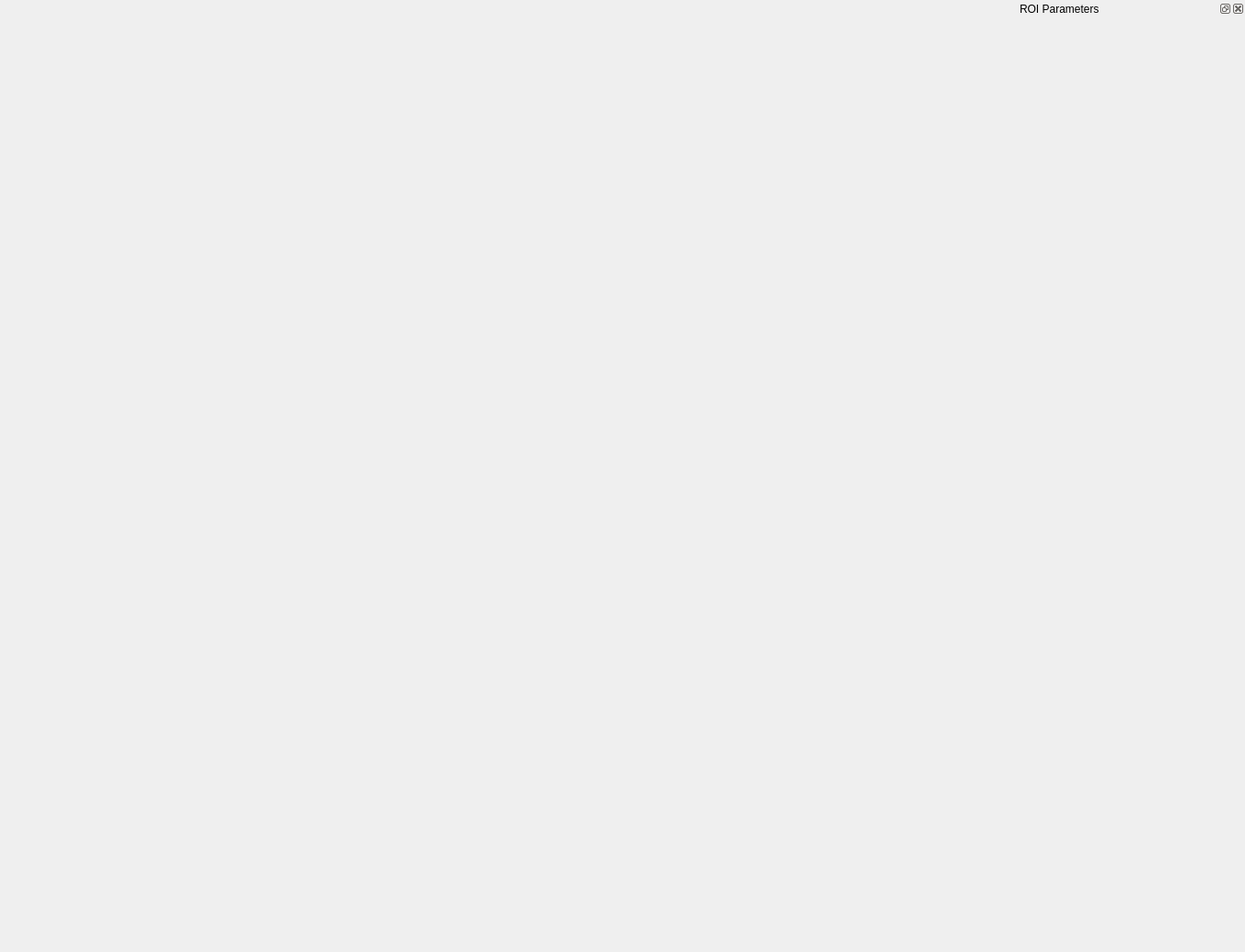
<?xml version="1.0" encoding="UTF-8"?>
<ui version="4.0">
 <class>roiToolMainWindow</class>
 <widget class="QMainWindow" name="roiToolMainWindow">
  <property name="geometry">
   <rect>
    <x>0</x>
    <y>0</y>
    <width>1359</width>
    <height>1039</height>
   </rect>
  </property>
  <property name="windowTitle">
   <string>JuneUIWnd</string>
  </property>
  <widget class="QWidget" name="centralWidget">
   <layout class="QHBoxLayout" name="horizontalLayout_2">
    <property name="leftMargin">
     <number>2</number>
    </property>
    <property name="topMargin">
     <number>2</number>
    </property>
    <property name="rightMargin">
     <number>6</number>
    </property>
    <property name="bottomMargin">
     <number>2</number>
    </property>
    <item>
     <widget class="QStackedWidget" name="toolStacks">
      <property name="currentIndex">
       <number>1</number>
      </property>
      <widget class="QWidget" name="startPage">
       <layout class="QHBoxLayout" name="horizontalLayout">
        <item>
         <widget class="QWidget" name="widget" native="true">
          <property name="sizePolicy">
           <sizepolicy hsizetype="Fixed" vsizetype="Fixed">
            <horstretch>0</horstretch>
            <verstretch>0</verstretch>
           </sizepolicy>
          </property>
          <property name="minimumSize">
           <size>
            <width>200</width>
            <height>400</height>
           </size>
          </property>
          <layout class="QVBoxLayout" name="verticalLayout">
           <item>
            <widget class="QPushButton" name="fullImageToolButt">
             <property name="sizePolicy">
              <sizepolicy hsizetype="Preferred" vsizetype="Preferred">
               <horstretch>0</horstretch>
               <verstretch>0</verstretch>
              </sizepolicy>
             </property>
             <property name="text">
              <string>Full Image ROI Tool</string>
             </property>
             <property name="icon">
              <iconset resource="roitools.qrc">
               <normaloff>:/roiTools/Resources/full.png</normaloff>:/roiTools/Resources/full.png</iconset>
             </property>
             <property name="iconSize">
              <size>
               <width>24</width>
               <height>24</height>
              </size>
             </property>
            </widget>
           </item>
           <item>
            <widget class="QPushButton" name="waveToolButt">
             <property name="sizePolicy">
              <sizepolicy hsizetype="Preferred" vsizetype="Preferred">
               <horstretch>0</horstretch>
               <verstretch>0</verstretch>
              </sizepolicy>
             </property>
             <property name="text">
              <string>Wave Image ROI Tool</string>
             </property>
             <property name="icon">
              <iconset resource="roitools.qrc">
               <normaloff>:/roiTools/Resources/wave.png</normaloff>:/roiTools/Resources/wave.png</iconset>
             </property>
             <property name="iconSize">
              <size>
               <width>24</width>
               <height>24</height>
              </size>
             </property>
            </widget>
           </item>
           <item>
            <widget class="QPushButton" name="stripsToolButt">
             <property name="sizePolicy">
              <sizepolicy hsizetype="Preferred" vsizetype="Preferred">
               <horstretch>0</horstretch>
               <verstretch>0</verstretch>
              </sizepolicy>
             </property>
             <property name="text">
              <string>Striips ROI Tool</string>
             </property>
             <property name="icon">
              <iconset resource="roitools.qrc">
               <normaloff>:/roiTools/Resources/strips.png</normaloff>:/roiTools/Resources/strips.png</iconset>
             </property>
             <property name="iconSize">
              <size>
               <width>24</width>
               <height>24</height>
              </size>
             </property>
            </widget>
           </item>
          </layout>
         </widget>
        </item>
       </layout>
      </widget>
      <widget class="fullImageTab" name="fullImageTool"/>
      <widget class="waveTab" name="waveTool"/>
      <widget class="offlineRegTab" name="offlineTool"/>
     </widget>
    </item>
   </layout>
  </widget>
  <widget class="QDockWidget" name="dock">
   <property name="minimumSize">
    <size>
     <width>250</width>
     <height>38</height>
    </size>
   </property>
   <property name="maximumSize">
    <size>
     <width>250</width>
     <height>524287</height>
    </size>
   </property>
   <property name="windowIcon">
    <iconset resource="roitools.qrc">
     <normaloff>:/roiTools/Resources/setting.png</normaloff>:/roiTools/Resources/setting.png</iconset>
   </property>
   <property name="features">
    <set>QDockWidget::AllDockWidgetFeatures</set>
   </property>
   <property name="allowedAreas">
    <set>Qt::LeftDockWidgetArea|Qt::RightDockWidgetArea</set>
   </property>
   <property name="windowTitle">
    <string>ROI Parameters</string>
   </property>
   <attribute name="dockWidgetArea">
    <number>2</number>
   </attribute>
   <widget class="roiParamWidget" name="paramWidget"/>
  </widget>
 </widget>
 <layoutdefault spacing="6" margin="11"/>
 <customwidgets>
  <customwidget>
   <class>roiParamWidget</class>
   <extends>QWidget</extends>
   <header>roiparamwidget.h</header>
   <container>1</container>
  </customwidget>
  <customwidget>
   <class>offlineRegTab</class>
   <extends>QWidget</extends>
   <header location="global">offlineregtab.h</header>
   <container>1</container>
  </customwidget>
  <customwidget>
   <class>waveTab</class>
   <extends>QWidget</extends>
   <header>wavetab.h</header>
   <container>1</container>
  </customwidget>
  <customwidget>
   <class>fullImageTab</class>
   <extends>QWidget</extends>
   <header>fullimagetab.h</header>
   <container>1</container>
  </customwidget>
 </customwidgets>
 <resources>
  <include location="roitools.qrc"/>
 </resources>
 <connections/>
</ui>
